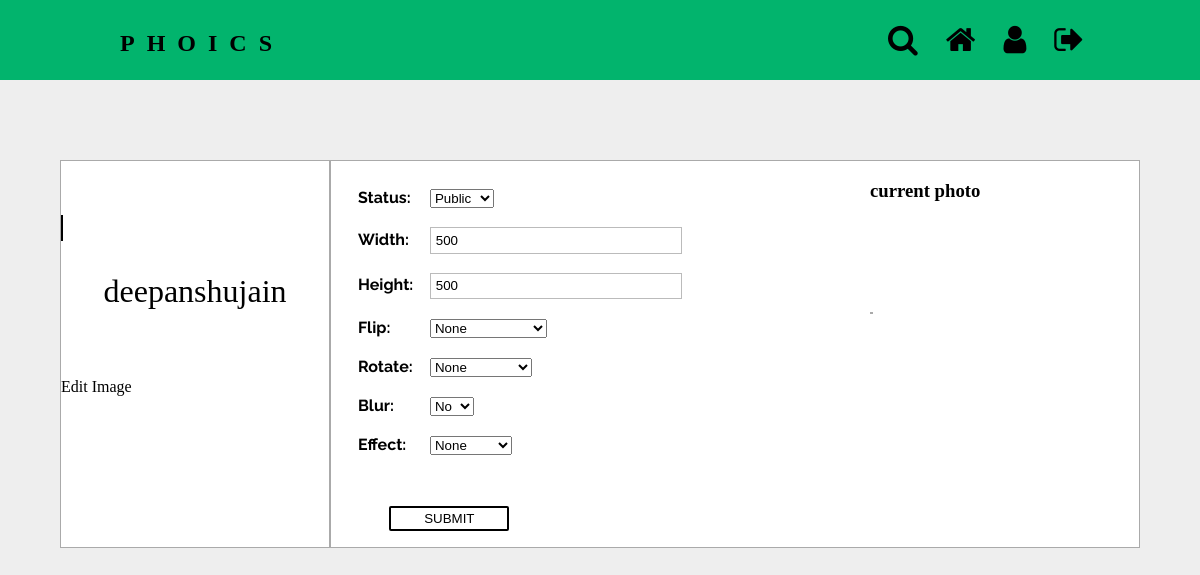
The page /phoics/profile/deepanshujain/edit/76 (signed in) on the database as committed earlier.
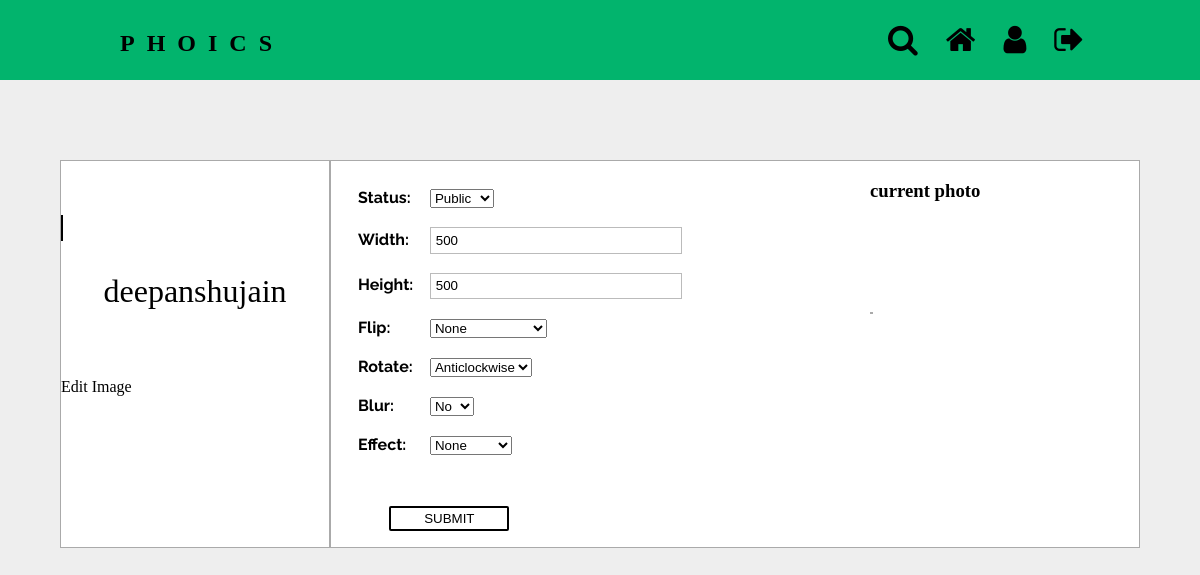
The same page on the database as committed later.
### portal/models.py (models this page shows, shortened)
class Document(models.Model,object):                  # all details comming about a particular picture uploaded                                                      #  get saved in this table
    user = models.ForeignKey(User)
    status = models.CharField(max_length=7, choices=choice1, default="PUBLIC")
    width = models.IntegerField(blank=True, default=500, help_text="Enter positive value ")
    height = models.IntegerField(blank=True, default=500, help_text="Enter positive value ")
    flip = models.CharField(max_length=17, choices=choice3, default="NONE")
    rotate = models.CharField(max_length=15, choices=choice4, default='NONE')
    blur = models.CharField(max_length=5, choices=choice5, default='n')
    effect = models.IntegerField(choices=choice6, default=1)
    document = models.ImageField(upload_to=get_file_name)
    uploaded_at = models.DateTimeField(auto_now_add=True)

### portal/views.py (the view)
# urls.py: url(r'^profile/(?P<username>\w+)/edit/(?P<pk>\d+)$', views.doc_update, name='Doc_edit'),
def doc_update(request, pk, username, template_name='portal/model_form_upload.html'):
    if username == request.user.username:
        updatex = get_object_or_404(Document, pk=pk)
        form = UpdateForm(request.POST or None, instance=updatex)
        if form.is_valid():
            form.save()
            return redirect(reverse('profile', kwargs={'username': username}))
        return render(request, template_name, {'form': form, 'title': 'Edit Image'})

### portal/forms.py
class UpdateForm(forms.ModelForm):                     # renders a form update pictures uploaded
    class Meta:
        model = Document
        status = forms.ModelChoiceField(queryset=Document.objects.filter(uploaded_at=datetime.now()),
                                        empty_label=None)
        width = forms.IntegerField()
        height = forms.IntegerField()
        flip = forms.ModelChoiceField(queryset=Document.objects.filter(uploaded_at=datetime.now()),
                                      empty_label=None)
        rotate = forms.ModelChoiceField(queryset=Document.objects.filter(uploaded_at=datetime.now()),
                                         empty_label=None)
        blur = forms.ModelChoiceField(queryset=Document.objects.filter(uploaded_at=datetime.now()),
                                      empty_label=None)
        effect = forms.ModelChoiceField(queryset=Document.objects.filter(uploaded_at=datetime.now()),
                                        empty_label=None)
        fields = ('status', 'width','height', 'flip', 'rotate', 'blur', 'effect')

### portal/templates/portal/model_form_upload.html (shortened to what this page needs)
{% load staticfiles %}
<!DOCTYPE html>
<html>
<head>
    <link rel="stylesheet" type="text/css" href="{% static 'portal/Upload.css' %}">
    <link rel="stylesheet" href="https://cdnjs.cloudflare.com/ajax/libs/font-awesome/4.7.0/css/font-awesome.min.css">
</head>
<body>
    <div id="top">
        <h2>PHOICS</h2>
        <a href="{% url 'search' %}"><i class="fa fa-search fa-2x" aria-hidden="true"></i></a>
        <a href="{% url 'newsfeed' %}"><i class="fa fa-home fa-2x" aria-hidden="true"></i></a>
        <a href="{% url 'profile' user.username %}">	<i class="fa fa-user fa-2x" aria-hidden="true"></i></a>
        <a href="{% url 'logout' %}"><i class="fa fa-sign-out fa-2x" aria-hidden="true"></i></a>
    </div>
    <div class="container">
        <div class="content heading"><p class="upload" ><p style="text-align: center; font-size: 200%">
            {{ user.username }}</p><br><br>{{ title }}</div>
         <div class="content form">
             <div class="Form">
                    {% if request.user.is_authenticated %}
                         <form method='post' enctype="multipart/form-data" novalidate onchange="preview(event)">
                            {% for field in form %}
                                <div class="row">
                                    <label for="name">{{ field.label_tag }}</label>
                                    {{ field }}
                                    <br><br>
                                </div>
                            {% endfor %}
                            <button class="button" type="submit">SUBMIT</button><br>
                         </form>
                    {% else %}
                    <h3>first logged in</h3>
                    {% endif %}
                 </div>
            </div>
            <div class="content preview">
                <h3>current photo</h3>
                <div class="image"><img id="output"/></div>
            </div>
        </div>
</body>
</html>

Rows that differ between the two databases and show on the page:
changed Document "Public": rotate "None" → "Anticlockwise"
